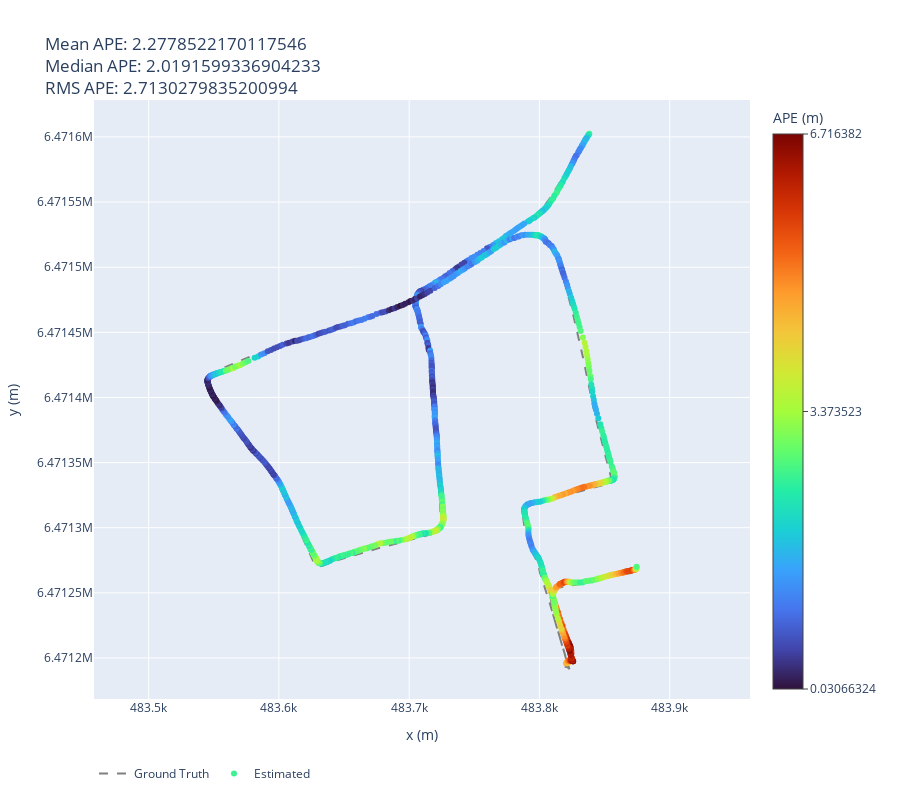

The code cell stored with this chart in its notebook:
### Code cell
processor.create_ape_plot().show()

### Figure 1 — Plotly figure (JSON) as saved in the notebook; plotly's stock layout.template omitted (floating-point values rounded to 4 significant figures; data arrays with more than 128 entries replaced by an {"elided": "..."} marker saying what was removed)
{"data": [{"line": {"color": "gray", "dash": "dash"}, "name": "Ground Truth", "type": "scatter", "x": {"elided": "1199 float values"}, "y": {"elided": "1199 float values"}}, {"marker": {"color": {"elided": "1199 float values"}, "colorbar": {"tickmode": "array", "ticks": "outside", "tickvals": [0.03066, 3.374, 6.716], "title": {"side": "top", "text": "APE (m)"}}, "colorscale": [[0, "#30123b"], [0.07143, "#4145ab"], [0.1429, "#4675ed"], [0.2143, "#39a2fc"], [0.2857, "#1bcfd4"], [0.3571, "#24eca6"], [0.4286, "#61fc6c"], [0.5, "#a4fc3b"], [0.5714, "#d1e834"], [0.6429, "#f3c63a"], [0.7143, "#fe9b2d"], [0.7857, "#f36315"], [0.8571, "#d93806"], [0.9286, "#b11901"], [1, "#7a0402"]], "showscale": true}, "mode": "markers", "name": "Estimated", "type": "scatter", "x": {"elided": "1199 float values"}, "y": {"elided": "1199 float values"}}], "layout": {"height": 800, "legend": {"orientation": "h"}, "title": {"text": "Mean APE: 2.2778522170117546<br>Median APE: 2.0191599336904233<br>RMS APE: 2.7130279835200994"}, "xaxis": {"title": {"text": "x (m)"}}, "yaxis": {"scaleanchor": "x", "scaleratio": 1, "title": {"text": "y (m)"}}}}
